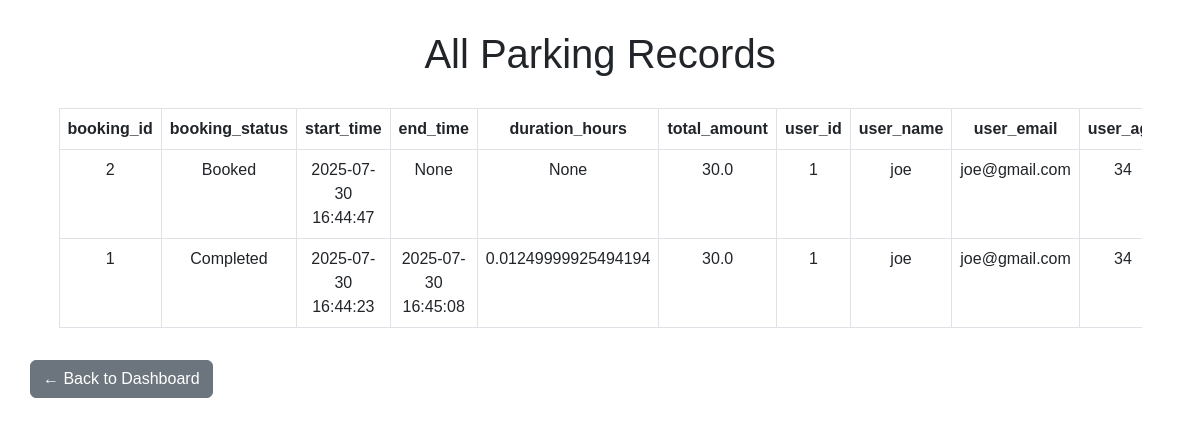
/user/parking/history/, run on the app's committed database.
### tables this page shows
CREATE TABLE Bookings (
              booking_id  INTEGER PRIMARY KEY AUTOINCREMENT,
              spot_id     INTEGER NOT NULL,
              vehicle_id  INTEGER NOT NULL,
              start_time  DATETIME NOT NULL DEFAULT CURRENT_TIMESTAMP,
              end_time    DATETIME,
              status      TEXT    NOT NULL DEFAULT 'Booked'
                           CHECK(status IN ('Booked','Completed','Cancelled')),
              duration_hours Float Default NULL,
              total_amount Float Default NULL,
              FOREIGN KEY(spot_id)    REFERENCES ParkingSpots(spot_id)
                ON DELETE CASCADE,
              FOREIGN KEY(vehicle_id) REFERENCES Vehicles(vehicle_id)
                ON DELETE CASCADE
            );

CREATE TABLE User (
                user_id INTEGER PRIMARY KEY AUTOINCREMENT,
                fname TEXT NOT NULL,
                age INTEGER,
                gender TEXT,
                email TEXT UNIQUE NOT NULL,
                passwd TEXT NOT NULL,
                no_spots_booked DEFAULT 0
            );

### app.py (the view)
@app.route('/user/parking/history/', methods=['GET', 'POST'])
def parking_history_all():
    rows, columns = all_parking()
    return render_template('parkingViewAdmin.html', rows=rows, columns=columns, userid=session.get('user_id'))

### templates/parkingViewAdmin.html (shortened to what this page needs)
<!DOCTYPE html>
<html>
<head>
    <link rel="stylesheet" href="https://cdn.jsdelivr.net/npm/bootstrap@5.3.0/dist/css/bootstrap.min.css">
</head>
<body>
    <h1>All Parking Records</h1>
    <div class="table-container">
        <table class="table table-bordered table-hover">
            <thead>
                <tr>
                    {% for col in columns %}
                        <th>{{ col }}</th>
                    {% endfor %}
                </tr>
            </thead>
            <tbody>
                {% for row in rows %}
                    <tr>
                        {% for cell in row %}
                            <td>{{ cell }}</td>
                        {% endfor %}
                    </tr>
                {% endfor %}
            </tbody>
        </table>
    </div>
    <a href="{{ url_for('admin_dashboard') }}" class="btn btn-secondary mt-3">← Back to Dashboard</a>
</body>
</html>

### templates/parkingViewAdmin.html (style rules this page uses)
body { padding: 30px; font-family: Arial, sans-serif; }
h1 { text-align: center; margin-bottom: 30px; }
.table-container { margin: auto; width: 95%; overflow-x: auto; }
table { background-color: #f8f9fa; }
th { background-color: #343a40; color: white; text-align: center; }
td { text-align: center; }

### data on the page
Bookings: row "2" "None" "None" "1" "34", status "Booked", start_time "2025-07-30 16:44:47", total_amount "30.0"
User: fname "joe", email "joe@gmail.com"
Bookings: row "1" "1" "34", status "Completed", start_time "2025-07-30 16:44:23", end_time "2025-07-30 16:45:08", duration_hours "0.01249999925494194", total_amount "30.0"

### other printed values
{{ col }} "booking_id" "booking_status" "start_time" "end_time" "duration_hours" "total_amount" "user_id" "user_name" "user_email"
